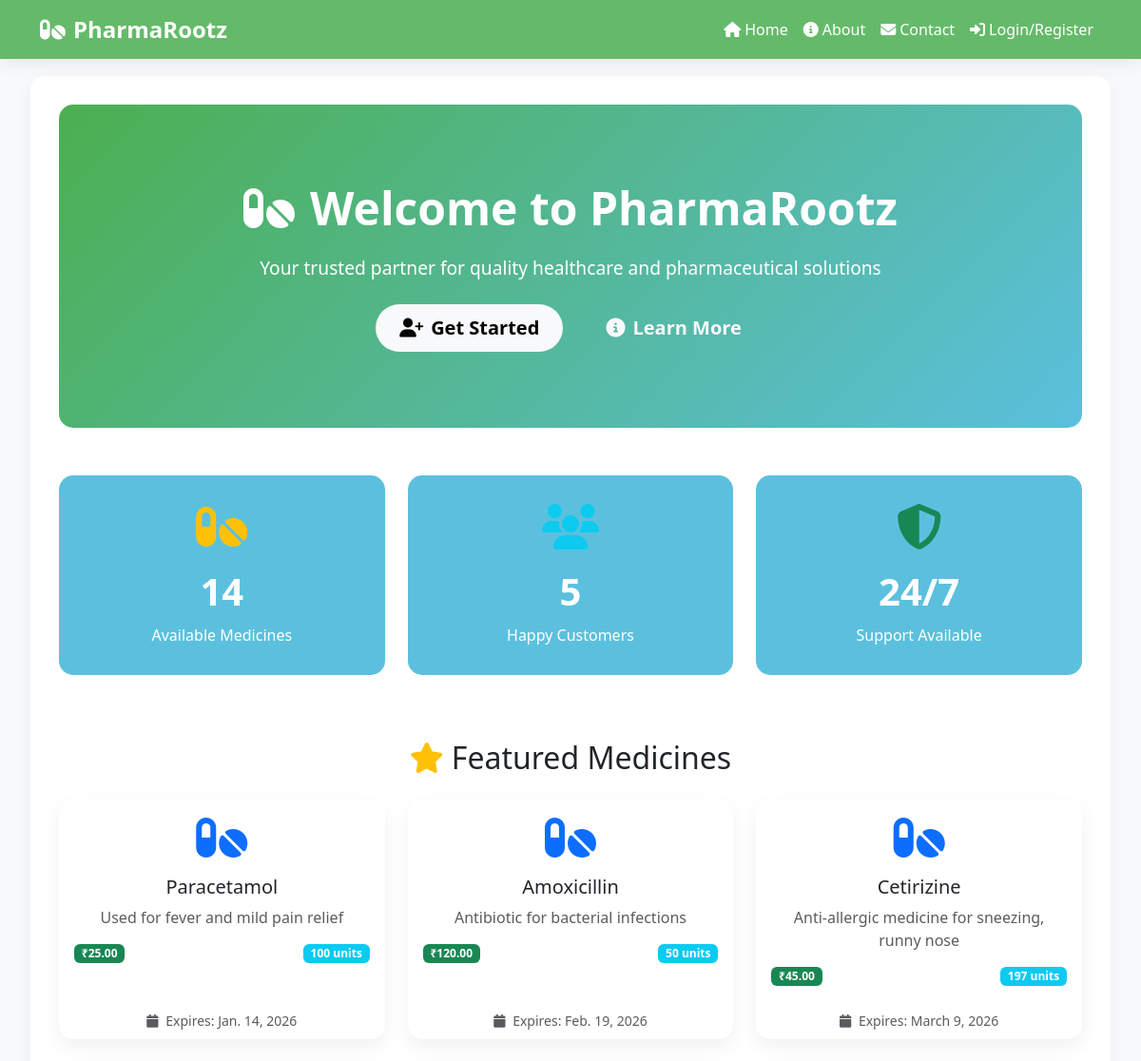
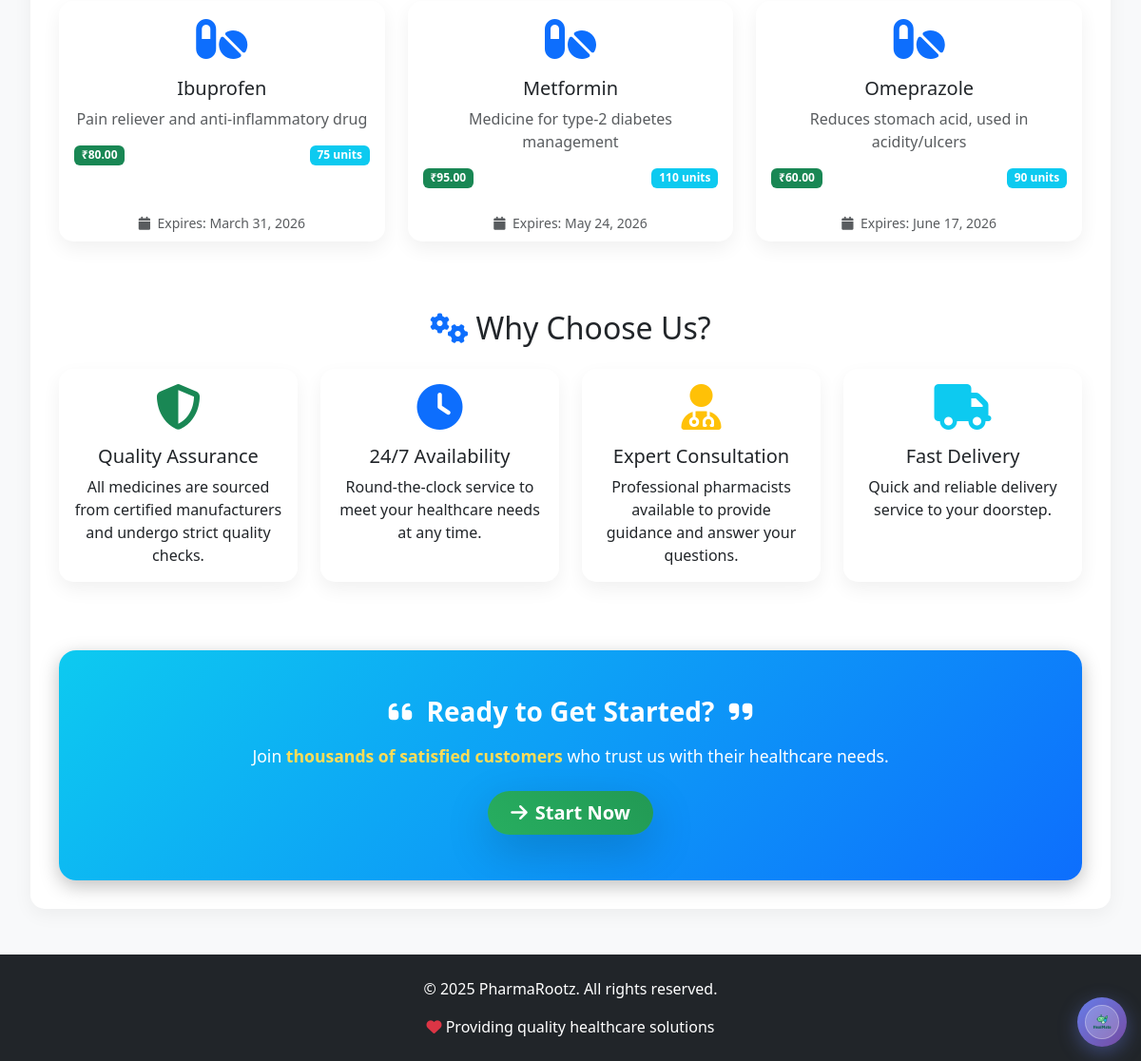
The page / on the database its author committed (2 pictures, top to bottom).
### pharmacy_app/models.py (models this page shows, shortened)
class Medicine(models.Model):
    m_name = models.CharField(max_length=100, unique=True)
    m_price = models.DecimalField(max_digits=10, decimal_places=2)
    m_quantity = models.IntegerField()
    m_mdate = models.DateField()
    m_edate = models.DateField()
    m_descr = models.TextField()
    composition = models.TextField(blank=True, default="")
    is_generic = models.BooleanField(default=False)
    indications = models.TextField(blank=True, default="")
    created_at = models.DateTimeField(auto_now_add=True)

### pharmacy_app/views.py (the view)
# urls.py: path('', views.home, name='home'),
def home(request):
    medicines = Medicine.objects.filter(m_quantity__gt=0)[:6]  # Show 6 available medicines
    context = {
        'medicines': medicines,
        'total_medicines': Medicine.objects.count(),
        'total_customers': Customer.objects.count(),
    }
    return render(request, 'pharmacy_app/home.html', context)

### templates/pharmacy_app/home.html (shortened to what this page needs)
{% extends 'base.html' %}
{% block content %}
<div class="hero-section">
    <div class="container">
        <h1 class="display-4 fw-bold">
            <i class="fas fa-pills me-3"></i>Welcome to PharmaRootz
        </h1>
        <p class="lead">Your trusted partner for quality healthcare and pharmaceutical solutions</p>
        <div class="mt-4">
            <a href="{% url 'user_type_selection' %}" class="btn btn-light btn-lg me-3">
                <i class="fas fa-user-plus me-2"></i>Get Started
            </a>
            <a href="{% url 'about' %}" class="btn btn-outline-light btn-lg">
                <i class="fas fa-info-circle me-2"></i>Learn More
            </a>
        </div>
    </div>
</div>
<div class="row mb-5">
    <div class="col-md-4">
        <div class="stats-card">
            <i class="fas fa-pills text-warning"></i>
            <h3>{{ total_medicines }}</h3>
            <p class="mb-0">Available Medicines</p>
        </div>
    </div>
    <div class="col-md-4">
        <div class="stats-card">
            <i class="fas fa-users text-info"></i>
            <h3>{{ total_customers }}</h3>
            <p class="mb-0">Happy Customers</p>
        </div>
    </div>
    <div class="col-md-4">
        <div class="stats-card">
            <i class="fas fa-shield-alt text-success"></i>
            <h3>24/7</h3>
            <p class="mb-0">Support Available</p>
        </div>
    </div>
</div>
<div class="row mb-5">
    <div class="col-12">
        <h2 class="text-center mb-4">
            <i class="fas fa-star text-warning me-2"></i>Featured Medicines
        </h2>
    </div>
    {% if medicines %}
        {% for medicine in medicines %}
        <div class="col-md-4 mb-4">
            <div class="card h-100">
                <div class="card-body text-center">
                    <div class="mb-3">
                        <i class="fas fa-pills fa-3x text-primary"></i>
                    </div>
                    <h5 class="card-title">{{ medicine.m_name }}</h5>
                    <p class="card-text text-muted">{{ medicine.m_descr|truncatewords:10 }}</p>
                    <div class="d-flex justify-content-between align-items-center">
                        <span class="badge bg-success">₹{{ medicine.m_price }}</span>
                        <span class="badge bg-info">{{ medicine.m_quantity }} units</span>
                    </div>
                </div>
                <div class="card-footer bg-transparent border-0 text-center">
                    <small class="text-muted">
                        <i class="fas fa-calendar me-1"></i>
                        Expires: {{ medicine.m_edate }}
                    </small>
                </div>
            </div>
        </div>
        {% endfor %}
    {% endif %}
</div>
<div class="row mb-5">
    <div class="col-12">
        <h2 class="text-center mb-4">
            <i class="fas fa-cogs text-primary me-2"></i>Why Choose Us?
        </h2>
    </div>
    <div class="col-md-3 mb-4">
        <div class="card text-center h-100">
            <div class="card-body">
                <i class="fas fa-shield-alt fa-3x text-success mb-3"></i>
                <h5 class="card-title">Quality Assurance</h5>
                <p class="card-text">All medicines are sourced from certified manufacturers and undergo strict quality checks.</p>
            </div>
        </div>
    </div>
    <div class="col-md-3 mb-4">
        <div class="card text-center h-100">
            <div class="card-body">
                <i class="fas fa-clock fa-3x text-primary mb-3"></i>
                <h5 class="card-title">24/7 Availability</h5>
                <p class="card-text">Round-the-clock service to meet your healthcare needs at any time.</p>
            </div>
        </div>
    </div>
    <div class="col-md-3 mb-4">
        <div class="card text-center h-100">
            <div class="card-body">
                <i class="fas fa-user-md fa-3x text-warning mb-3"></i>
                <h5 class="card-title">Expert Consultation</h5>
                <p class="card-text">Professional pharmacists available to provide guidance and answer your questions.</p>
            </div>
        </div>
    </div>
    <div class="col-md-3 mb-4">
        <div class="card text-center h-100">
            <div class="card-body">
                <i class="fas fa-truck fa-3x text-info mb-3"></i>
                <h5 class="card-title">Fast Delivery</h5>
                <p class="card-text">Quick and reliable delivery service to your doorstep.</p>
            </div>
        </div>
    </div>
</div>
<div class="row">
    <div class="col-12">
        <div class="card text-white text-center"
             style="background: linear-gradient(135deg, #0dcaf0, #0d6efd); border-radius: 18px; box-shadow: 0 6px 20px rgba(0,0,0,0.25);">
            <div class="card-body py-5">
                <h3 class="card-title mb-3" style="font-weight:700;">
                    <i class="fas fa-quote-left me-2"></i>
                    Ready to Get Started?
                    <i class="fas fa-quote-right ms-2"></i>
                </h3>
                <p class="card-text mb-4" style="font-size:1.1rem;">
                    Join <span style="font-weight:600; color:#ffdd57;">thousands of satisfied customers</span>
                    who trust us with their healthcare needs.
                </p>
                <a href="{% url 'user_type_selection' %}"
                   class="btn btn-success btn-lg fw-bold shadow-lg px-4 py-2"
                   style="border-radius: 30px; transition: all 0.3s ease;">
                    <i class="fas fa-arrow-right me-2"></i>Start Now
                </a>
            </div>
        </div>
    </div>
</div>
{% endblock %}

### templates/base.html (shortened to what this page needs)
<!DOCTYPE html>
<html lang="en">
<head>
    <link href="https://cdn.jsdelivr.net/npm/bootstrap@5.3.0/dist/css/bootstrap.min.css" rel="stylesheet">
    <link rel="stylesheet" href="https://cdnjs.cloudflare.com/ajax/libs/font-awesome/6.4.0/css/all.min.css">
</head>
<body>
    <nav class="navbar navbar-expand-lg navbar-dark fixed-top">
        <div class="container">
            <a class="navbar-brand" href="{% url 'home' %}">
                <i class="fas fa-pills me-2"></i>PharmaRootz
            </a>
            <div class="collapse navbar-collapse" id="navbarNav">
                <ul class="navbar-nav ms-auto">
                    <li class="nav-item">
                        <a class="nav-link" href="{% url 'home' %}">
                            <i class="fas fa-home me-1"></i>Home
                        </a>
                    </li>
                    <li class="nav-item">
                        <a class="nav-link" href="{% url 'about' %}">
                            <i class="fas fa-info-circle me-1"></i>About
                        </a>
                    </li>
                    <li class="nav-item">
                        <a class="nav-link" href="{% url 'contact' %}">
                            <i class="fas fa-envelope me-1"></i>Contact
                        </a>
                    </li>
                    {% if user_type == 'customer' %}
                    <li class="nav-item">
                        <a class="nav-link" href="{% url 'customer_dashboard' %}">
                            <i class="fas fa-user me-1"></i>Dashboard
                        </a>
                    </li>
                    <li class="nav-item">
                        <a class="nav-link" href="{% url 'logout' %}">
                            <i class="fas fa-sign-out-alt me-1"></i>Logout
                        </a>
                    </li>
                    {% else %}
                    <li class="nav-item">
                        <a class="nav-link" href="{% url 'user_type_selection' %}">
                            <i class="fas fa-sign-in-alt me-1"></i>Login/Register
                        </a>
                    </li>
                    {% endif %}
                </ul>
            </div>
        </div>
    </nav>
    <div class="container-fluid" style="margin-top: 80px;">
        <div class="main-content">
            {% block content %}{% endblock %}
        </div>
    </div>
    <div id="chatbot-widget">
        <div id="chat-button" class="chat-button">
            <img src="{% load static %}{% static 'images/logo.png' %}" alt="Heal Mate" class="chat-logo-bubble">
        </div>
                    <img src="{% load static %}{% static 'images/logo.png' %}" alt="AI" class="chat-header-avatar">
                    <img src="{% load static %}{% static 'images/logo.png' %}" alt="AI" class="message-avatar">
                <img src="{% load static %}{% static 'images/logo.png' %}" alt="AI" class="message-avatar">
    </div>
    <footer class="bg-dark text-white text-center py-4 mt-5">
        <div class="container">
            <p>&copy; 2025 PharmaRootz. All rights reserved.</p>
            <p class="mb-0">
                <i class="fas fa-heart text-danger"></i>
                Providing quality healthcare solutions
            </p>
        </div>
    </footer>
</body>
</html>

### templates/base.html (style rules this page uses)
:root { --primary-color: #4CAF50; --secondary-color: #5BC0DE; --accent-color: #FF6B6B; --success-color: #27ae60; --warning-color: #f39c12; --light-bg: #f8f9fa; }
body { font-family: 'Poppins', 'Segoe UI', Tahoma, Geneva, Verdana, sans-serif; background: var(--light-bg); min-height: 100vh; }
.navbar { background: rgba(76, 175, 80, 0.85) !important; box-shadow: 0 4px 20px rgba(0, 0, 0, 0.08); backdrop-filter: blur(6px); }
.navbar-brand { color: white !important; font-weight: bold; font-size: 1.5rem; }
.nav-link { color: white !important; font-weight: 500; transition: all 0.3s ease; position: relative; }
.nav-link::after { content: ''; position: absolute; width: 0; height: 2px; bottom: -3px; left: 50%; background-color: var(--secondary-color); transition: all 0.3s ease; transform: translateX(-50%); }
.main-content { background: #ffffff; border-radius: 15px; box-shadow: 0 6px 20px rgba(0, 0, 0, 0.05); margin: 20px; padding: 30px; animation: slideInUp 0.6s ease-out; }
.card { border: none; border-radius: 15px; box-shadow: 0 8px 20px rgba(0, 0, 0, 0.06); transition: all 0.3s ease; overflow: hidden; }
.btn { border-radius: 25px; padding: 10px 25px; font-weight: 600; transition: all 0.3s ease; border: none; }
.btn-success { background: linear-gradient(45deg, #27ae60, #229954); }
.hero-section { background: linear-gradient(135deg, var(--primary-color) 0%, var(--secondary-color) 100%); color: white; padding: 80px 0; text-align: center; border-radius: 15px; margin-bottom: 30px; }
.hero-section h1 { font-size: 3rem; font-weight: bold; margin-bottom: 20px; animation: fadeInUp 1s ease-out; }
.hero-section p { font-size: 1.2rem; opacity: 0.9; animation: fadeInUp 1s ease-out 0.2s both; }
.stats-card { background: var(--secondary-color); color: white; border-radius: 15px; padding: 30px; text-align: center; margin: 20px 0; transition: all 0.3s ease; }
.stats-card i { font-size: 3rem; margin-bottom: 20px; }
.stats-card h3 { font-size: 2.5rem; font-weight: bold; margin-bottom: 10px; }
#chatbot-widget { position: fixed; bottom: 15px; right: 15px; z-index: 1000; font-family: -apple-system, BlinkMacSystemFont, 'Segoe UI', Roboto, sans-serif; }
.chat-button { background: linear-gradient(135deg, #667eea 0%, #764ba2 100%); border-radius: 50%; width: 52px; height: 52px; box-shadow: 0 6px 20px rgba(102, 126, 234, 0.4); cursor: pointer; transition: all 0.3s cubic-bezier(0.4, 0, 0.2, 1); display: flex; align-items: center; justify-content: center; position: relative; animation: slideInUp 0.5s ease-out; padding: 8px; overflow: hidden; }
.chat-logo-bubble { width: 36px; height: 36px; border-radius: 50%; background: rgba(255, 255, 255, 0.2); padding: 5px; transition: all 0.3s ease; border: 1.5px solid rgba(255, 255, 255, 0.3); }

### rows shown on the page
Medicine: m_name "Paracetamol", m_descr "Used for fever and mild pain relief", m_price "25.00", m_quantity "100", m_edate "Jan. 14, 2026"
Medicine: m_name "Amoxicillin", m_descr "Antibiotic for bacterial infections", m_price "120.00", m_quantity "50", m_edate "Feb. 19, 2026"
Medicine: m_name "Cetirizine", m_descr "Anti-allergic medicine for sneezing, runny nose", m_price "45.00", m_quantity "197", m_edate "March 9, 2026"
Medicine: m_name "Ibuprofen", m_descr "Pain reliever and anti-inflammatory drug", m_price "80.00", m_quantity "75", m_edate "March 31, 2026"
Medicine: m_name "Metformin", m_descr "Medicine for type-2 diabetes management", m_price "95.00", m_quantity "110", m_edate "May 24, 2026"
Medicine: m_name "Omeprazole", m_descr "Reduces stomach acid, used in acidity/ulcers", m_price "60.00", m_quantity "90", m_edate "June 17, 2026"

### other values the page prints
{{ total_medicines }} "14"
{{ total_customers }} "5"
